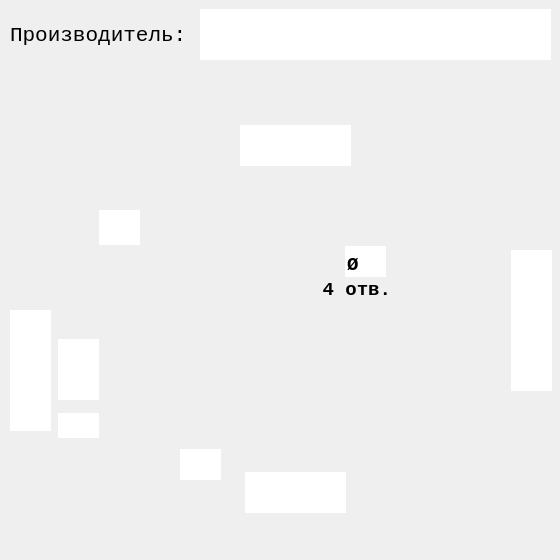
<?xml version="1.0" encoding="UTF-8"?>
<ui version="4.0">
 <class>Dialog</class>
 <widget class="QDialog" name="Dialog">
  <property name="geometry">
   <rect>
    <x>0</x>
    <y>0</y>
    <width>560</width>
    <height>560</height>
   </rect>
  </property>
  <property name="sizePolicy">
   <sizepolicy hsizetype="Fixed" vsizetype="Fixed">
    <horstretch>0</horstretch>
    <verstretch>0</verstretch>
   </sizepolicy>
  </property>
  <property name="minimumSize">
   <size>
    <width>560</width>
    <height>560</height>
   </size>
  </property>
  <property name="maximumSize">
   <size>
    <width>560</width>
    <height>560</height>
   </size>
  </property>
  <property name="windowTitle">
   <string>Фигурный 4 Отверстия Тип1</string>
  </property>
  <property name="windowIcon">
   <iconset>
    <normaloff>../pics/icon/Podpyatnik.ico</normaloff>../pics/icon/Podpyatnik.ico</iconset>
  </property>
  <property name="whatsThis">
   <string/>
  </property>
  <property name="accessibleDescription">
   <string/>
  </property>
  <widget class="QLabel" name="label">
   <property name="geometry">
    <rect>
     <x>0</x>
     <y>0</y>
     <width>560</width>
     <height>560</height>
    </rect>
   </property>
   <property name="sizePolicy">
    <sizepolicy hsizetype="Fixed" vsizetype="Fixed">
     <horstretch>0</horstretch>
     <verstretch>0</verstretch>
    </sizepolicy>
   </property>
   <property name="minimumSize">
    <size>
     <width>560</width>
     <height>560</height>
    </size>
   </property>
   <property name="maximumSize">
    <size>
     <width>560</width>
     <height>560</height>
    </size>
   </property>
   <property name="autoFillBackground">
    <bool>true</bool>
   </property>
   <property name="text">
    <string/>
   </property>
   <property name="pixmap">
    <pixmap>../pics/main/F-6.jpg</pixmap>
   </property>
   <property name="scaledContents">
    <bool>false</bool>
   </property>
   <property name="alignment">
    <set>Qt::AlignCenter</set>
   </property>
   <property name="margin">
    <number>0</number>
   </property>
  </widget>
  <widget class="QLineEdit" name="lineEdit">
   <property name="geometry">
    <rect>
     <x>180</x>
     <y>449</y>
     <width>41</width>
     <height>31</height>
    </rect>
   </property>
   <property name="font">
    <font>
     <family>Courier New</family>
     <pointsize>14</pointsize>
     <weight>75</weight>
     <italic>false</italic>
     <bold>true</bold>
    </font>
   </property>
   <property name="focusPolicy">
    <enum>Qt::ClickFocus</enum>
   </property>
   <property name="autoFillBackground">
    <bool>true</bool>
   </property>
   <property name="inputMethodHints">
    <set>Qt::ImhNone</set>
   </property>
   <property name="text">
    <string/>
   </property>
   <property name="maxLength">
    <number>3</number>
   </property>
   <property name="frame">
    <bool>false</bool>
   </property>
   <property name="alignment">
    <set>Qt::AlignBottom|Qt::AlignHCenter</set>
   </property>
  </widget>
  <widget class="QLineEdit" name="lineEdit_2">
   <property name="geometry">
    <rect>
     <x>99</x>
     <y>210</y>
     <width>41</width>
     <height>35</height>
    </rect>
   </property>
   <property name="font">
    <font>
     <family>Courier New</family>
     <pointsize>14</pointsize>
     <weight>75</weight>
     <italic>false</italic>
     <bold>true</bold>
    </font>
   </property>
   <property name="tabletTracking">
    <bool>false</bool>
   </property>
   <property name="focusPolicy">
    <enum>Qt::ClickFocus</enum>
   </property>
   <property name="autoFillBackground">
    <bool>false</bool>
   </property>
   <property name="text">
    <string/>
   </property>
   <property name="maxLength">
    <number>3</number>
   </property>
   <property name="frame">
    <bool>false</bool>
   </property>
   <property name="alignment">
    <set>Qt::AlignRight|Qt::AlignTrailing|Qt::AlignVCenter</set>
   </property>
  </widget>
  <widget class="QLineEdit" name="lineEdit_3">
   <property name="geometry">
    <rect>
     <x>345</x>
     <y>246</y>
     <width>41</width>
     <height>31</height>
    </rect>
   </property>
   <property name="font">
    <font>
     <family>Courier New</family>
     <pointsize>14</pointsize>
     <weight>75</weight>
     <italic>false</italic>
     <bold>true</bold>
    </font>
   </property>
   <property name="focusPolicy">
    <enum>Qt::ClickFocus</enum>
   </property>
   <property name="text">
    <string>Ø</string>
   </property>
   <property name="maxLength">
    <number>3</number>
   </property>
   <property name="frame">
    <bool>false</bool>
   </property>
   <property name="alignment">
    <set>Qt::AlignBottom|Qt::AlignLeading|Qt::AlignLeft</set>
   </property>
  </widget>
  <widget class="QLineEdit" name="lineEdit_4">
   <property name="geometry">
    <rect>
     <x>245</x>
     <y>472</y>
     <width>101</width>
     <height>41</height>
    </rect>
   </property>
   <property name="font">
    <font>
     <family>Courier New</family>
     <pointsize>14</pointsize>
     <weight>75</weight>
     <italic>false</italic>
     <bold>true</bold>
    </font>
   </property>
   <property name="focusPolicy">
    <enum>Qt::ClickFocus</enum>
   </property>
   <property name="text">
    <string/>
   </property>
   <property name="maxLength">
    <number>3</number>
   </property>
   <property name="frame">
    <bool>false</bool>
   </property>
   <property name="alignment">
    <set>Qt::AlignBottom|Qt::AlignHCenter</set>
   </property>
  </widget>
  <widget class="QLineEdit" name="lineEdit_5">
   <property name="geometry">
    <rect>
     <x>511</x>
     <y>250</y>
     <width>41</width>
     <height>141</height>
    </rect>
   </property>
   <property name="font">
    <font>
     <family>Courier New</family>
     <pointsize>14</pointsize>
     <weight>75</weight>
     <italic>false</italic>
     <bold>true</bold>
    </font>
   </property>
   <property name="tabletTracking">
    <bool>false</bool>
   </property>
   <property name="focusPolicy">
    <enum>Qt::ClickFocus</enum>
   </property>
   <property name="autoFillBackground">
    <bool>false</bool>
   </property>
   <property name="text">
    <string/>
   </property>
   <property name="maxLength">
    <number>3</number>
   </property>
   <property name="frame">
    <bool>false</bool>
   </property>
   <property name="alignment">
    <set>Qt::AlignLeading|Qt::AlignLeft|Qt::AlignVCenter</set>
   </property>
  </widget>
  <widget class="QLabel" name="label_2">
   <property name="geometry">
    <rect>
     <x>10</x>
     <y>10</y>
     <width>181</width>
     <height>51</height>
    </rect>
   </property>
   <property name="font">
    <font>
     <family>Courier New</family>
     <pointsize>16</pointsize>
     <weight>50</weight>
     <bold>false</bold>
    </font>
   </property>
   <property name="text">
    <string>Производитель:</string>
   </property>
  </widget>
  <widget class="QLineEdit" name="lineEdit_6">
   <property name="geometry">
    <rect>
     <x>200</x>
     <y>9</y>
     <width>351</width>
     <height>51</height>
    </rect>
   </property>
   <property name="font">
    <font>
     <family>Courier New</family>
     <pointsize>16</pointsize>
     <weight>75</weight>
     <bold>true</bold>
    </font>
   </property>
   <property name="frame">
    <bool>false</bool>
   </property>
   <property name="alignment">
    <set>Qt::AlignLeading|Qt::AlignLeft|Qt::AlignVCenter</set>
   </property>
  </widget>
  <widget class="QLabel" name="label_3">
   <property name="geometry">
    <rect>
     <x>320</x>
     <y>280</y>
     <width>71</width>
     <height>20</height>
    </rect>
   </property>
   <property name="font">
    <font>
     <family>Courier New</family>
     <pointsize>14</pointsize>
     <weight>75</weight>
     <bold>true</bold>
    </font>
   </property>
   <property name="text">
    <string>4 отв.</string>
   </property>
   <property name="alignment">
    <set>Qt::AlignRight|Qt::AlignTrailing|Qt::AlignVCenter</set>
   </property>
  </widget>
  <widget class="QLineEdit" name="lineEdit_7">
   <property name="geometry">
    <rect>
     <x>240</x>
     <y>125</y>
     <width>111</width>
     <height>41</height>
    </rect>
   </property>
   <property name="font">
    <font>
     <family>Courier New</family>
     <pointsize>14</pointsize>
     <weight>75</weight>
     <italic>false</italic>
     <bold>true</bold>
    </font>
   </property>
   <property name="focusPolicy">
    <enum>Qt::ClickFocus</enum>
   </property>
   <property name="autoFillBackground">
    <bool>true</bool>
   </property>
   <property name="inputMethodHints">
    <set>Qt::ImhNone</set>
   </property>
   <property name="text">
    <string/>
   </property>
   <property name="maxLength">
    <number>3</number>
   </property>
   <property name="frame">
    <bool>false</bool>
   </property>
   <property name="alignment">
    <set>Qt::AlignBottom|Qt::AlignHCenter</set>
   </property>
  </widget>
  <widget class="QLineEdit" name="lineEdit_9">
   <property name="geometry">
    <rect>
     <x>10</x>
     <y>310</y>
     <width>41</width>
     <height>121</height>
    </rect>
   </property>
   <property name="font">
    <font>
     <family>Courier New</family>
     <pointsize>14</pointsize>
     <weight>75</weight>
     <italic>false</italic>
     <bold>true</bold>
    </font>
   </property>
   <property name="tabletTracking">
    <bool>false</bool>
   </property>
   <property name="focusPolicy">
    <enum>Qt::ClickFocus</enum>
   </property>
   <property name="autoFillBackground">
    <bool>false</bool>
   </property>
   <property name="text">
    <string/>
   </property>
   <property name="maxLength">
    <number>3</number>
   </property>
   <property name="frame">
    <bool>false</bool>
   </property>
   <property name="alignment">
    <set>Qt::AlignRight|Qt::AlignTrailing|Qt::AlignVCenter</set>
   </property>
  </widget>
  <widget class="QLineEdit" name="lineEdit_10">
   <property name="geometry">
    <rect>
     <x>58</x>
     <y>339</y>
     <width>41</width>
     <height>61</height>
    </rect>
   </property>
   <property name="font">
    <font>
     <family>Courier New</family>
     <pointsize>14</pointsize>
     <weight>75</weight>
     <italic>false</italic>
     <bold>true</bold>
    </font>
   </property>
   <property name="tabletTracking">
    <bool>false</bool>
   </property>
   <property name="focusPolicy">
    <enum>Qt::ClickFocus</enum>
   </property>
   <property name="autoFillBackground">
    <bool>false</bool>
   </property>
   <property name="text">
    <string/>
   </property>
   <property name="maxLength">
    <number>3</number>
   </property>
   <property name="frame">
    <bool>false</bool>
   </property>
   <property name="alignment">
    <set>Qt::AlignRight|Qt::AlignTrailing|Qt::AlignVCenter</set>
   </property>
  </widget>
  <widget class="QLineEdit" name="lineEdit_8">
   <property name="geometry">
    <rect>
     <x>58</x>
     <y>413</y>
     <width>41</width>
     <height>25</height>
    </rect>
   </property>
   <property name="font">
    <font>
     <family>Courier New</family>
     <pointsize>14</pointsize>
     <weight>75</weight>
     <italic>false</italic>
     <bold>true</bold>
    </font>
   </property>
   <property name="tabletTracking">
    <bool>false</bool>
   </property>
   <property name="focusPolicy">
    <enum>Qt::ClickFocus</enum>
   </property>
   <property name="autoFillBackground">
    <bool>false</bool>
   </property>
   <property name="text">
    <string/>
   </property>
   <property name="maxLength">
    <number>3</number>
   </property>
   <property name="frame">
    <bool>false</bool>
   </property>
   <property name="alignment">
    <set>Qt::AlignRight|Qt::AlignTrailing|Qt::AlignVCenter</set>
   </property>
  </widget>
 </widget>
 <resources/>
 <connections/>
</ui>
